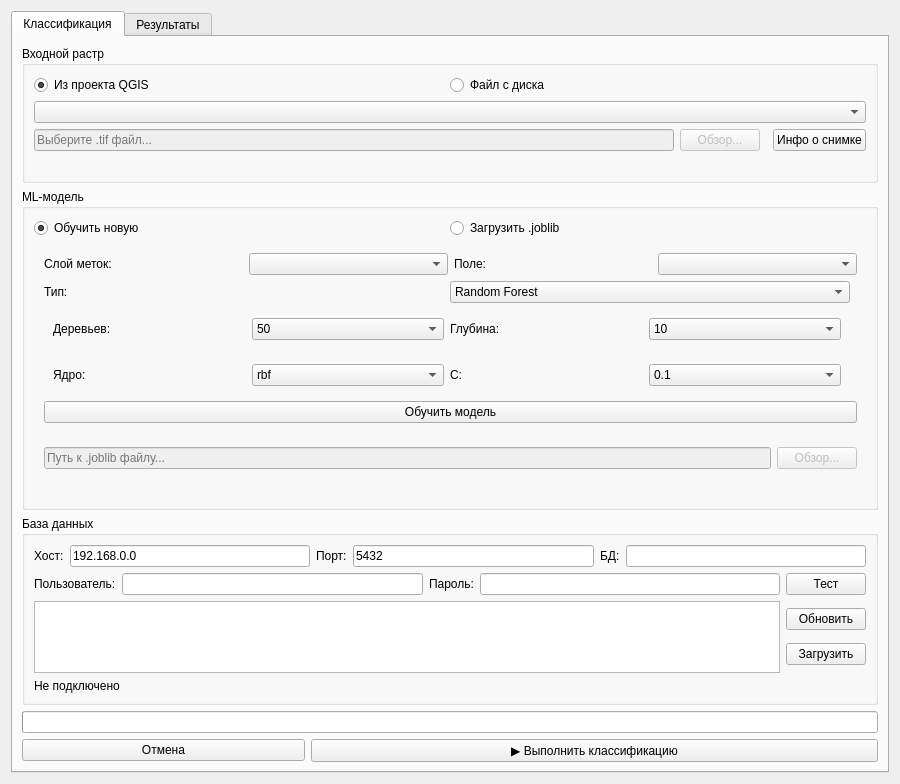
<?xml version="1.0" encoding="UTF-8"?>
<ui version="4.0">
 <class>MultispectralClassifierDialogBase</class>
 <widget class="QDialog" name="MultispectralClassifierDialogBase">
  <property name="geometry">
   <rect><x>0</x><y>0</y><width>900</width><height>750</height></rect>
  </property>
  <property name="sizePolicy">
   <sizepolicy hsizetype="Preferred" vsizetype="Maximum">
    <horstretch>0</horstretch>
    <verstretch>0</verstretch>
   </sizepolicy>
  </property>
  <property name="windowTitle">
   <string>ML-классификация мультиспектрального снимка</string>
  </property>
  <layout class="QVBoxLayout" name="main_layout">
   <item>
    <widget class="QTabWidget" name="tab_widget">
     <property name="tabPosition"><enum>QTabWidget::North</enum></property>
     <property name="tabShape"><enum>QTabWidget::Rounded</enum></property>
     <property name="currentIndex"><number>0</number></property>
     
     <!-- ВКЛАДКА 1: КЛАССИФИКАЦИЯ -->
     <widget class="QWidget" name="tab_classification">
      <attribute name="title"><string>Классификация</string></attribute>
      <layout class="QVBoxLayout" name="tab_classification_layout">
       
       <!-- Входной растр -->
       <item>
        <widget class="QGroupBox" name="file_group">
         <property name="title"><string>Входной растр</string></property>
         <layout class="QVBoxLayout" name="file_layout">
          <item>
           <layout class="QHBoxLayout" name="raster_source_layout">
            <item>
             <widget class="QRadioButton" name="raster_from_project_radio">
              <property name="text"><string>Из проекта QGIS</string></property>
              <property name="checked"><bool>true</bool></property>
             </widget>
            </item>
            <item>
             <widget class="QRadioButton" name="raster_from_file_radio">
              <property name="text"><string>Файл с диска</string></property>
             </widget>
            </item>
            <item><spacer><property name="orientation"><enum>Qt::Horizontal</enum></property></spacer></item>
           </layout>
          </item>
          <item>
           <widget class="QgsMapLayerComboBox" name="raster_layer_combo">
            <property name="minimumWidth"><number>300</number></property>
           </widget>
          </item>
          <item>
           <layout class="QHBoxLayout" name="tiff_layout">
            <item>
             <widget class="QLineEdit" name="tiff_path_edit">
              <property name="enabled"><bool>false</bool></property>
              <property name="placeholderText"><string>Выберите .tif файл...</string></property>
              <property name="minimumWidth"><number>300</number></property>
             </widget>
            </item>
            <item>
             <widget class="QPushButton" name="browse_tiff_btn">
              <property name="enabled"><bool>false</bool></property>
              <property name="text"><string>Обзор...</string></property>
              <property name="minimumWidth"><number>100</number></property>
             </widget>
            </item>
            <item><spacer><property name="orientation"><enum>Qt::Horizontal</enum></property></spacer></item>
            <item>
             <widget class="QPushButton" name="info_btn">
              <property name="text"><string>Инфо о снимке</string></property>
              <property name="minimumWidth"><number>80</number></property>
             </widget>
            </item>
           </layout>
          </item>
          <item>
           <widget class="QLabel" name="channels_info_label">
            <property name="visible"><bool>false</bool></property>
            <property name="text"><string></string></property>
           </widget>
          </item>
         </layout>
        </widget>
       </item>

       <!-- ML-модель -->
       <item>
        <widget class="QGroupBox" name="model_group">
         <property name="title"><string>ML-модель</string></property>
         <layout class="QVBoxLayout" name="model_layout">
          <item>
           <layout class="QHBoxLayout" name="model_source_layout">
            <item>
             <widget class="QRadioButton" name="train_new_model_radio">
              <property name="text"><string>Обучить новую</string></property>
              <property name="checked"><bool>true</bool></property>
             </widget>
            </item>
            <item>
             <widget class="QRadioButton" name="load_pretrained_radio">
              <property name="text"><string>Загрузить .joblib</string></property>
             </widget>
            </item>
            <item><spacer><property name="orientation"><enum>Qt::Horizontal</enum></property></spacer></item>
           </layout>
          </item>
          <item>
           <widget class="QWidget" name="train_widget" native="true">
            <layout class="QVBoxLayout" name="train_layout">
             <property name="leftMargin"><number>10</number></property>
             <item>
              <layout class="QHBoxLayout" name="labels_layout">
               <item><widget class="QLabel"><property name="text"><string>Слой меток:</string></property></widget></item>
               <item><widget class="QgsMapLayerComboBox" name="labels_layer_combo">
                <property name="minimumWidth"><number>200</number></property>
               </widget></item>
               <item><widget class="QLabel"><property name="text"><string>Поле:</string></property></widget></item>
               <item><widget class="QgsFieldComboBox" name="labels_field_combo">
                <property name="minimumWidth"><number>120</number></property>
               </widget></item>
              </layout>
             </item>
             <item>
              <layout class="QHBoxLayout" name="model_type_layout">
               <item><widget class="QLabel"><property name="text"><string>Тип:</string></property></widget></item>
               <item>
                <widget class="QComboBox" name="model_type_combo">
                 <property name="minimumWidth"><number>150</number></property>
                 <item><property name="text"><string>Random Forest</string></property></item>
                 <item><property name="text"><string>SVM</string></property></item>
                </widget>
               </item>
               <item><spacer><property name="orientation"><enum>Qt::Horizontal</enum></property></spacer></item>
              </layout>
             </item>
             <item>
              <widget class="QWidget" name="rf_params_widget" native="true">
               <layout class="QHBoxLayout" name="rf_layout">
                <item><widget class="QLabel"><property name="text"><string>Деревьев:</string></property></widget></item>
                <item>
                 <widget class="QComboBox" name="rf_n_estimators">
                  <property name="minimumWidth"><number>70</number></property>
                  <item><property name="text"><string>50</string></property></item>
                  <item><property name="text"><string>100</string></property></item>
                  <item><property name="text"><string>200</string></property></item>
                  <item><property name="text"><string>300</string></property></item>
                 </widget>
                </item>
                <item><widget class="QLabel"><property name="text"><string>Глубина:</string></property></widget></item>
                <item>
                 <widget class="QComboBox" name="rf_max_depth">
                  <property name="minimumWidth"><number>70</number></property>
                  <item><property name="text"><string>10</string></property></item>
                  <item><property name="text"><string>15</string></property></item>
                  <item><property name="text"><string>20</string></property></item>
                  <item><property name="text"><string>None</string></property></item>
                 </widget>
                </item>
                <item><spacer><property name="orientation"><enum>Qt::Horizontal</enum></property></spacer></item>
               </layout>
              </widget>
             </item>
             <item>
              <widget class="QWidget" name="svm_params_widget" native="true">
               <layout class="QHBoxLayout" name="svm_layout">
                <item><widget class="QLabel"><property name="text"><string>Ядро:</string></property></widget></item>
                <item>
                 <widget class="QComboBox" name="svm_kernel">
                  <property name="minimumWidth"><number>80</number></property>
                  <item><property name="text"><string>rbf</string></property></item>
                  <item><property name="text"><string>linear</string></property></item>
                  <item><property name="text"><string>poly</string></property></item>
                  <item><property name="text"><string>sigmoid</string></property></item>
                 </widget>
                </item>
                <item><widget class="QLabel"><property name="text"><string>C:</string></property></widget></item>
                <item>
                 <widget class="QComboBox" name="svm_C">
                  <property name="minimumWidth"><number>70</number></property>
                  <item><property name="text"><string>0.1</string></property></item>
                  <item><property name="text"><string>1.0</string></property></item>
                  <item><property name="text"><string>10.0</string></property></item>
                  <item><property name="text"><string>100.0</string></property></item>
                 </widget>
                </item>
                <item><spacer><property name="orientation"><enum>Qt::Horizontal</enum></property></spacer></item>
               </layout>
              </widget>
             </item>
             <item>
              <widget class="QPushButton" name="btn_train_ml">
               <property name="text"><string>Обучить модель</string></property>
               <property name="minimumWidth"><number>200</number></property>
              </widget>
             </item>
            </layout>
           </widget>
          </item>
          <item>
           <widget class="QWidget" name="pretrained_widget" native="true">
            <layout class="QHBoxLayout" name="pretrained_layout">
             <property name="leftMargin"><number>10</number></property>
             <item>
              <widget class="QLineEdit" name="pretrained_path_edit">
               <property name="enabled"><bool>false</bool></property>
               <property name="placeholderText"><string>Путь к .joblib файлу...</string></property>
               <property name="minimumWidth"><number>300</number></property>
              </widget>
             </item>
             <item>
              <widget class="QPushButton" name="browse_pretrained_btn">
               <property name="enabled"><bool>false</bool></property>
               <property name="text"><string>Обзор...</string></property>
               <property name="minimumWidth"><number>100</number></property>
              </widget>
             </item>
            </layout>
           </widget>
          </item>
          <item>
           <widget class="QLabel" name="ml_status_label">
            <property name="text"><string></string></property>
           </widget>
          </item>
         </layout>
        </widget>
       </item>

       <!-- База данных -->
       <item>
        <widget class="QGroupBox" name="db_group">
         <property name="title"><string>База данных</string></property>
         <layout class="QVBoxLayout" name="db_layout">
          <item>
           <layout class="QHBoxLayout" name="db_conn_layout">
            <item><widget class="QLabel"><property name="text"><string>Хост:</string></property></widget></item>
            <item><widget class="QLineEdit" name="db_host_edit">
             <property name="text"><string>192.168.0.0</string></property>
             <property name="minimumWidth"><number>110</number></property>
             <property name="maximumWidth"><number>160</number></property>
            </widget></item>
            <item><widget class="QLabel"><property name="text"><string>Порт:</string></property></widget></item>
            <item><widget class="QLineEdit" name="db_port_edit">
             <property name="text"><string>5432</string></property>
             <property name="minimumWidth"><number>50</number></property>
             <property name="maximumWidth"><number>60</number></property>
            </widget></item>
            <item><widget class="QLabel"><property name="text"><string>БД:</string></property></widget></item>
            <item><widget class="QLineEdit" name="db_name_edit">
             <property name="text"><string></string></property>
             <property name="minimumWidth"><number>100</number></property>
             <property name="maximumWidth"><number>140</number></property>
            </widget></item>
           </layout>
          </item>
          <item>
           <layout class="QHBoxLayout" name="db_auth_layout">
            <item><widget class="QLabel"><property name="text"><string>Пользователь:</string></property></widget></item>
            <item><widget class="QLineEdit" name="db_user_edit">
             <property name="text"><string></string></property>
             <property name="minimumWidth"><number>100</number></property>
             <property name="maximumWidth"><number>140</number></property>
            </widget></item>
            <item><widget class="QLabel"><property name="text"><string>Пароль:</string></property></widget></item>
            <item><widget class="QLineEdit" name="db_pass_edit">
             <property name="text"><string></string></property>
             <property name="echoMode"><enum>QLineEdit::Password</enum></property>
             <property name="minimumWidth"><number>100</number></property>
            </widget></item>
            <item><widget class="QPushButton" name="btn_db_test">
             <property name="text"><string>Тест</string></property>
             <property name="minimumWidth"><number>80</number></property>
            </widget></item>
           </layout>
          </item>
          <item>
           <layout class="QHBoxLayout" name="db_list_layout">
            <item>
             <widget class="QListWidget" name="models_list_widget">
              <property name="sizePolicy">
               <sizepolicy hsizetype="Expanding" vsizetype="Expanding">
                <horstretch>0</horstretch>
                <verstretch>0</verstretch>
               </sizepolicy>
              </property>
              <property name="minimumHeight"><number>80</number></property>
              <property name="maximumHeight"><number>120</number></property>
              <property name="toolTip"><string>Двойной клик — загрузить модель</string></property>
             </widget>
            </item>
            <item>
             <layout class="QVBoxLayout" name="db_buttons_layout">
              <item><widget class="QPushButton" name="btn_db_refresh">
               <property name="text"><string>Обновить</string></property>
               <property name="minimumWidth"><number>120</number></property>
              </widget></item>
              <item><widget class="QPushButton" name="btn_db_load">
               <property name="text"><string>Загрузить</string></property>
               <property name="minimumWidth"><number>120</number></property>
              </widget></item>
             </layout>
            </item>
           </layout>
          </item>
          <item>
           <widget class="QLabel" name="db_status_label">
            <property name="text"><string>Не подключено</string></property>
           </widget>
          </item>
         </layout>
        </widget>
       </item>

       <!-- Прогресс -->
       <item>
        <widget class="QProgressBar" name="progress_bar">
         <property name="visible"><bool>false</bool></property>
         <property name="format"><string>%p%</string></property>
        </widget>
       </item>

       <!-- Кнопки управления (растянуты на всю ширину) -->
       <item>
        <layout class="QHBoxLayout" name="button_layout">
         <item>
          <widget class="QPushButton" name="cancel_btn">
           <property name="sizePolicy">
            <sizepolicy hsizetype="Expanding" vsizetype="Fixed">
             <horstretch>1</horstretch>
             <verstretch>0</verstretch>
            </sizepolicy>
           </property>
           <property name="text"><string>Отмена</string></property>
           <property name="minimumHeight"><number>35</number></property>
          </widget>
         </item>
         <item>
          <widget class="QPushButton" name="run_btn">
           <property name="sizePolicy">
            <sizepolicy hsizetype="Expanding" vsizetype="Fixed">
             <horstretch>2</horstretch>
             <verstretch>0</verstretch>
            </sizepolicy>
           </property>
           <property name="text"><string>▶ Выполнить классификацию</string></property>
           <property name="default"><bool>true</bool></property>
           <property name="minimumHeight"><number>35</number></property>
          </widget>
         </item>
        </layout>
       </item>

       <!-- СТРЕТЧ: прижимает все элементы к верху -->
       <item>
        <spacer name="vertical_spacer">
         <property name="orientation"><enum>Qt::Vertical</enum></property>
         <property name="sizeHint" stdset="0">
          <size><width>20</width><height>40</height></size>
         </property>
        </spacer>
       </item>

      </layout>
     </widget>

     <!-- ВКЛАДКА 2: РЕЗУЛЬТАТЫ -->
     <widget class="QWidget" name="tab_results">
      <attribute name="title"><string>Результаты</string></attribute>
      <layout class="QVBoxLayout" name="tab_results_layout">
       
       <!-- Отчёт (растягивается) -->
       <item>
        <widget class="QGroupBox" name="report_group">
         <property name="title"><string>Отчёт о классификации</string></property>
         <layout class="QVBoxLayout" name="report_layout">
          <item>
           <widget class="QTextEdit" name="report_text_edit">
            <property name="sizePolicy">
             <sizepolicy hsizetype="Expanding" vsizetype="Expanding">
              <horstretch>0</horstretch>
              <verstretch>0</verstretch>
             </sizepolicy>
            </property>
            <property name="readOnly"><bool>true</bool></property>
            <property name="placeholderText"><string>После выполнения классификации здесь появится отчёт.</string></property>
           </widget>
          </item>
         </layout>
        </widget>
       </item>

       <!-- Сохранение модели (кнопки растянуты) -->
       <item>
        <widget class="QGroupBox" name="save_model_group">
         <property name="title"><string>Сохранение модели</string></property>
         <layout class="QHBoxLayout" name="save_model_layout">
          <item>
           <widget class="QPushButton" name="btn_save_model_to_db">
            <property name="sizePolicy">
             <sizepolicy hsizetype="Expanding" vsizetype="Fixed">
              <horstretch>1</horstretch>
              <verstretch>0</verstretch>
             </sizepolicy>
            </property>
            <property name="text"><string>Сохранить в БД</string></property>
            <property name="minimumHeight"><number>35</number></property>
           </widget>
          </item>
          <item>
           <widget class="QPushButton" name="btn_save_model_to_file">
            <property name="sizePolicy">
             <sizepolicy hsizetype="Expanding" vsizetype="Fixed">
              <horstretch>1</horstretch>
              <verstretch>0</verstretch>
             </sizepolicy>
            </property>
            <property name="text"><string>Сохранить в файл</string></property>
            <property name="minimumHeight"><number>35</number></property>
           </widget>
          </item>
         </layout>
        </widget>
       </item>

      </layout>
     </widget>

    </widget>
   </item>
  </layout>
 </widget>
 <customwidgets>
  <customwidget>
   <class>QgsMapLayerComboBox</class>
   <extends>QComboBox</extends>
   <header>qgsmaplayercombobox.h</header>
  </customwidget>
  <customwidget>
   <class>QgsFieldComboBox</class>
   <extends>QComboBox</extends>
   <header>qgsfieldcombobox.h</header>
  </customwidget>
 </customwidgets>
 <resources/>
 <connections/>
</ui>
